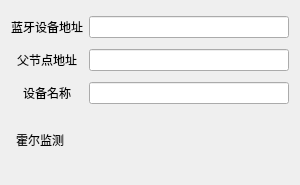
<?xml version="1.0" encoding="UTF-8"?>
<ui version="4.0">
 <class>BleHall</class>
 <widget class="QWidget" name="BleHall">
  <property name="geometry">
   <rect>
    <x>0</x>
    <y>0</y>
    <width>300</width>
    <height>185</height>
   </rect>
  </property>
  <property name="windowTitle">
   <string>瓦斯传感器状态</string>
  </property>
  <layout class="QGridLayout" name="gridLayout">
   <item row="0" column="0">
    <widget class="QLabel" name="label_2">
     <property name="text">
      <string>蓝牙设备地址</string>
     </property>
     <property name="alignment">
      <set>Qt::AlignCenter</set>
     </property>
    </widget>
   </item>
   <item row="0" column="1">
    <widget class="QLineEdit" name="nwkAddrEdit"/>
   </item>
   <item row="1" column="0">
    <widget class="QLabel" name="label_3">
     <property name="text">
      <string>父节点地址</string>
     </property>
     <property name="alignment">
      <set>Qt::AlignCenter</set>
     </property>
    </widget>
   </item>
   <item row="1" column="1">
    <widget class="QLineEdit" name="parAddrEdit"/>
   </item>
   <item row="2" column="0">
    <widget class="QLabel" name="label_4">
     <property name="text">
      <string>设备名称</string>
     </property>
     <property name="alignment">
      <set>Qt::AlignCenter</set>
     </property>
    </widget>
   </item>
   <item row="2" column="1">
    <widget class="QLineEdit" name="hwAddrEdit"/>
   </item>
   <item row="3" column="0" colspan="2">
    <layout class="QHBoxLayout" name="horizontalLayout">
     <item>
      <spacer name="horizontalSpacer">
       <property name="orientation">
        <enum>Qt::Horizontal</enum>
       </property>
       <property name="sizeType">
        <enum>QSizePolicy::Fixed</enum>
       </property>
       <property name="sizeHint" stdset="0">
        <size>
         <width>5</width>
         <height>20</height>
        </size>
       </property>
      </spacer>
     </item>
     <item>
      <widget class="QLabel" name="label_5">
       <property name="sizePolicy">
        <sizepolicy hsizetype="Fixed" vsizetype="Fixed">
         <horstretch>0</horstretch>
         <verstretch>0</verstretch>
        </sizepolicy>
       </property>
       <property name="maximumSize">
        <size>
         <width>70</width>
         <height>50</height>
        </size>
       </property>
       <property name="text">
        <string>霍尔监测</string>
       </property>
       <property name="alignment">
        <set>Qt::AlignCenter</set>
       </property>
      </widget>
     </item>
     <item>
      <spacer name="horizontalSpacer_2">
       <property name="orientation">
        <enum>Qt::Horizontal</enum>
       </property>
       <property name="sizeType">
        <enum>QSizePolicy::Expanding</enum>
       </property>
       <property name="sizeHint" stdset="0">
        <size>
         <width>50</width>
         <height>20</height>
        </size>
       </property>
      </spacer>
     </item>
     <item>
      <widget class="QLabel" name="labelPic">
       <property name="sizePolicy">
        <sizepolicy hsizetype="Fixed" vsizetype="Fixed">
         <horstretch>0</horstretch>
         <verstretch>0</verstretch>
        </sizepolicy>
       </property>
       <property name="maximumSize">
        <size>
         <width>50</width>
         <height>50</height>
        </size>
       </property>
       <property name="text">
        <string/>
       </property>
      </widget>
     </item>
     <item>
      <spacer name="horizontalSpacer_3">
       <property name="orientation">
        <enum>Qt::Horizontal</enum>
       </property>
       <property name="sizeType">
        <enum>QSizePolicy::Expanding</enum>
       </property>
       <property name="sizeHint" stdset="0">
        <size>
         <width>40</width>
         <height>20</height>
        </size>
       </property>
      </spacer>
     </item>
    </layout>
   </item>
  </layout>
 </widget>
 <resources/>
 <connections/>
</ui>
